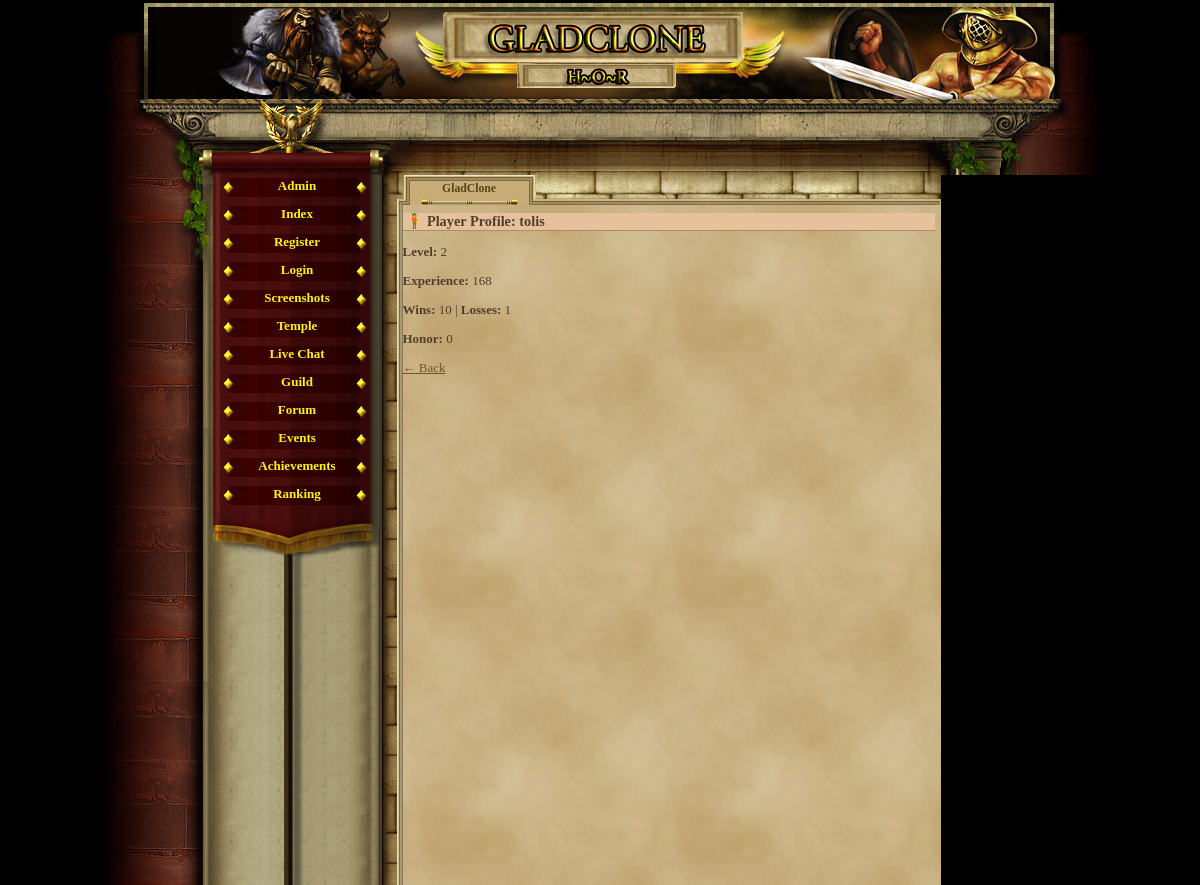
Page /player_profile.php?id=3 (signed in) on the earlier database version.
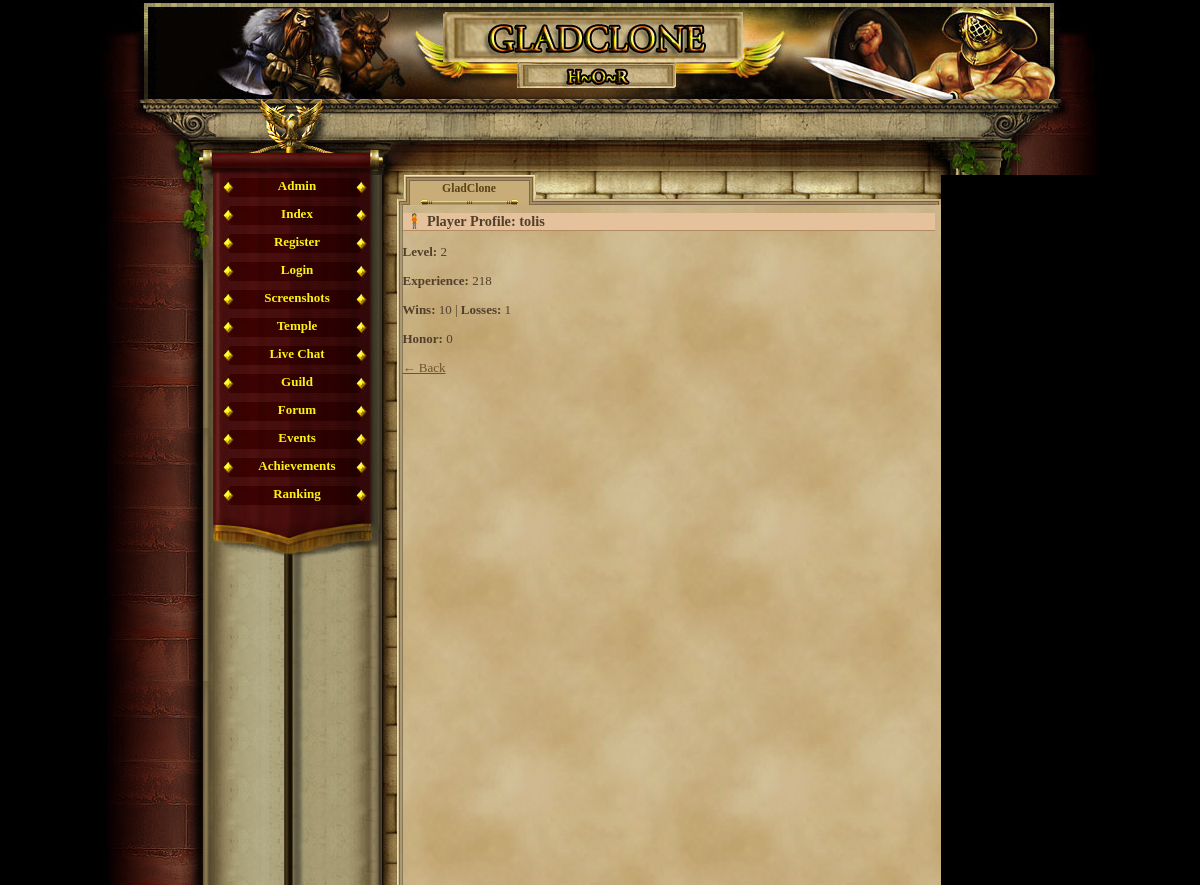
Same page on the later database version.
### tables this page shows
CREATE TABLE `gracze` (
  `id` int(11) NOT NULL AUTO_INCREMENT,
  `gracz` int(11) NOT NULL DEFAULT '0',
  `login` varchar(24) NOT NULL,
  `haslo` varchar(40) NOT NULL,
  `email` varchar(40) NOT NULL,
  `plec` tinyint(4) NOT NULL DEFAULT '0',
  `avatar` tinyint(4) NOT NULL DEFAULT '1',
  `pregunta` text NOT NULL,
  `respuesta` text NOT NULL,
  `rank` int(1) NOT NULL DEFAULT '1',
  `nivel` int(1) NOT NULL DEFAULT '1',
  `exp` int(1) NOT NULL DEFAULT '0',
  `exp_max` int(1) NOT NULL DEFAULT '10',
  `honor` int(1) NOT NULL DEFAULT '0',
  `fama` int(1) NOT NULL DEFAULT '0',
  `victorias` int(1) NOT NULL DEFAULT '0',
  `perdidas` int(1) NOT NULL DEFAULT '0',
  `oro_robado` int(1) NOT NULL DEFAULT '0',
  `oro_perdido` int(1) NOT NULL DEFAULT '0',
  `atak` int(5) NOT NULL DEFAULT '0',
  `obrona` int(3) NOT NULL DEFAULT '0',
  `sila` int(1) NOT NULL DEFAULT '5',
  `sila_i` int(1) NOT NULL DEFAULT '0',
  `sila_max` int(1) NOT NULL DEFAULT '10',
  `zrecznosc` int(1) NOT NULL DEFAULT '5',
  `zrecznosc_i` int(1) NOT NULL DEFAULT '0',
  `zrecznosc_max` int(1) NOT NULL DEFAULT '10',
  `wyrzymalosc` int(1) NOT NULL DEFAULT '5',
  `wyrzymalosc_i` int(1) NOT NULL DEFAULT '0',
  `wyrzymalosc_max` int(1) NOT NULL DEFAULT '10',
  `constitucion` int(1) NOT NULL DEFAULT '5',
  `constitucion_i` int(1) NOT NULL DEFAULT '0',
  `constitucion_max` int(1) NOT NULL DEFAULT '10',
  `carisma` int(1) NOT NULL DEFAULT '5',
  `carisma_i` int(1) NOT NULL DEFAULT '0',
  `carisma_max` int(1) NOT NULL DEFAULT '10',
  `inteligencja` int(1) NOT NULL DEFAULT '5',
  `inteligencja_i` int(1) NOT NULL DEFAULT '0',
  `inteligencja_max` int(1) NOT NULL DEFAULT '10',
  `mdchance` int(1) NOT NULL DEFAULT '0',
  `dhchance` int(1) NOT NULL DEFAULT '0',
  `ctchance` int(1) NOT NULL DEFAULT '0',
  `zycie` int(100) NOT NULL DEFAULT '100',
  `zycie_max` int(100) NOT NULL DEFAULT '100',
  `obrazenia_min` int(1) NOT NULL DEFAULT '0',
  `obrazenia_max` int(3) NOT NULL DEFAULT '2',
  `zloto` int(100) NOT NULL DEFAULT '150',
  `zloto_skarbiec` int(11) NOT NULL,
  `punkty` int(11) NOT NULL,
  `pracuje` int(11) NOT NULL,
  `ostatnia_walka_pvp` int(11) NOT NULL,
  `ostatnia_walka_pvc` int(11) NOT NULL,
  `ostatnio_zregenerowano` int(11) NOT NULL,
  `titulo` varchar(24) NOT NULL DEFAULT 'Newbie',
  `arena_level` int(11) NOT NULL,
  `rubies` int(11) NOT NULL DEFAULT '0',
  `centurion_time` int(11) NOT NULL,
  `reportes` int(1) NOT NULL DEFAULT '0',
  `mensajes` int(1) NOT NULL DEFAULT '0',
  `noticias` int(1) NOT NULL DEFAULT '0',
  `bendicion1_type` int(11) NOT NULL,
  `bendicion1_time` int(11) NOT NULL,
  `bendicion2_type` int(11) NOT NULL,
  `bendicion2_time` int(11) NOT NULL,
  `bendicion3_type` int(11) NOT NULL,
  `bendicion3_time` int(11) NOT NULL,
  `bendicion4_type` int(11) NOT NULL,
  `bendicion4_time` int(11) NOT NULL,
  `ostatnia_aktywnosc` int(11) NOT NULL DEFAULT '0',
  `username_locked` tinyint(1) NOT NULL DEFAULT '0',
  `lock_login` tinyint(1) NOT NULL DEFAULT '0',
  `is_admin` tinyint(1) NOT NULL DEFAULT '0',
  `title` varchar(100) DEFAULT NULL,
  `is_banned` tinyint(1) NOT NULL DEFAULT '0',
  `night_logins` int(11) DEFAULT '0',
  `boss_defeated` int(11) DEFAULT '0',
  `daily_login_streak` int(11) DEFAULT '0',
  `last_login_date` date DEFAULT NULL,
  `premium_coins` int(11) DEFAULT '0',
  `coins` int(11) DEFAULT '0',
  `is_premium` tinyint(1) DEFAULT '0',
  `premium_item_last_date` date DEFAULT NULL,
  `premium_until` date DEFAULT NULL,
  `deity_id` int(11) DEFAULT NULL,
  `last_deity_change` date DEFAULT NULL,
  `bank_gold` int(11) DEFAULT '0',
  PRIMARY KEY (`id`),
  UNIQUE KEY `login` (`login`)
);

### player_profile.php (the view, shortened to what this page needs)
<?php
require_once('var/ustawienia.php');
require_once('gora_strony.php');
require_once('menu_l.php');
$player_id = (int)$_GET['id'];
$stmt = $conn->prepare("SELECT id, login, nivel, exp, victorias, perdidas, honor, title, is_premium FROM gracze WHERE id = ?");
$stmt->bind_param("i", $player_id);
$stmt->execute();
$player = $stmt->get_result()->fetch_assoc();
?>
<h2>🧍 Player Profile: <?= htmlspecialchars($player['login']) ?>
</h2>
<p><strong>Level:</strong> <?= $player['nivel'] ?></p>
<p><strong>Experience:</strong> <?= number_format($player['exp']) ?></p>
<p><strong>Wins:</strong> <?= $player['victorias'] ?> | <strong>Losses:</strong> <?= $player['perdidas'] ?></p>
<p><strong>Honor:</strong> <?= $player['honor'] ?></p>
<a href="index.php">← Back</a>

Differences in the rows shown:
changed gracze "tolis": exp "168" → "218"
